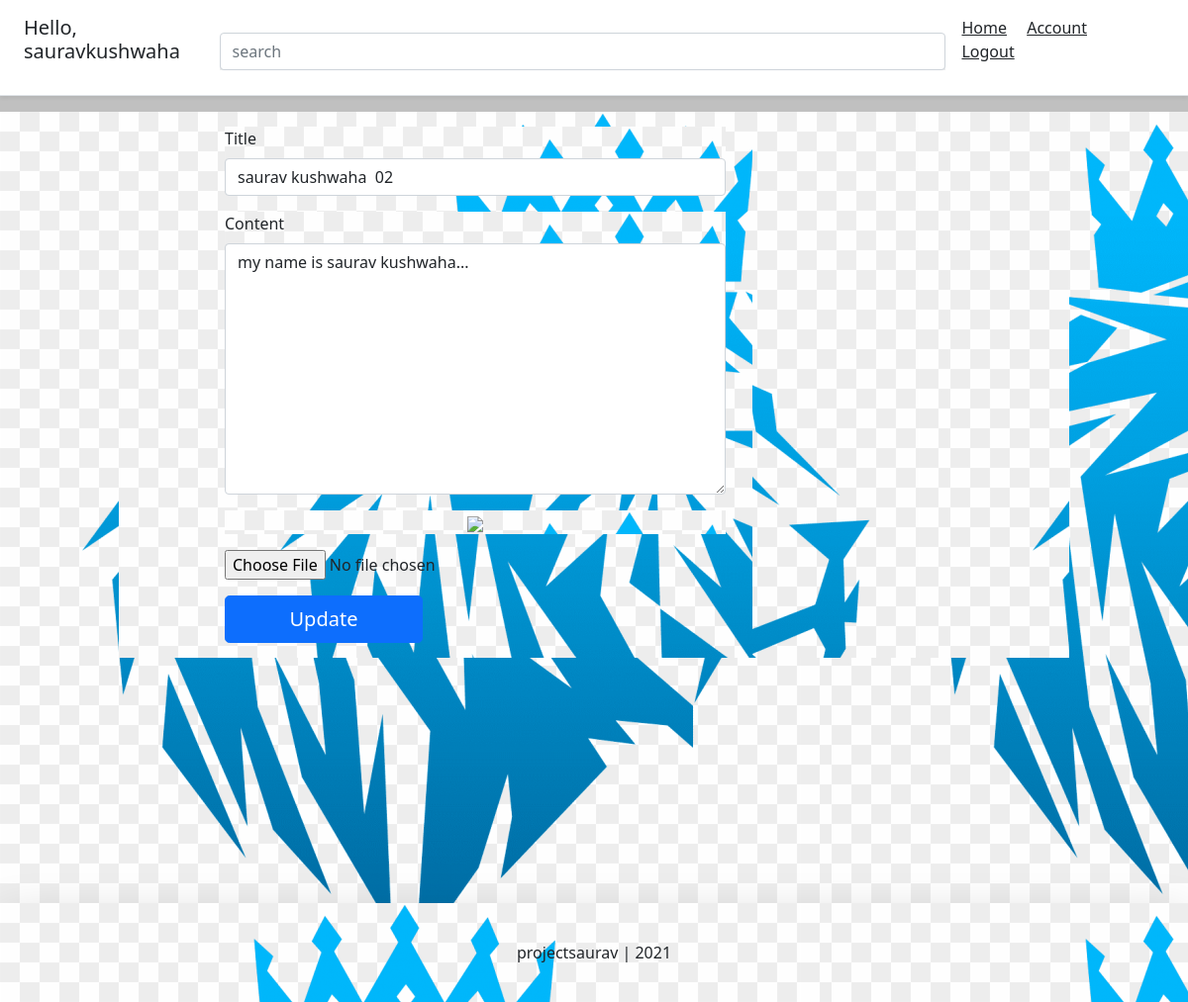
Page /blog/saurav-kushwaha-first-blog-post/edit (signed in) on the committed database.
### account/models.py (models this page shows, shortened)
class Account(AbstractBaseUser):
	email					=models.EmailField(verbose_name="email", max_length=60, unique=True)
	username				=models.CharField(max_length=30, unique=True)
	date_joined				=models.DateTimeField(verbose_name='date_joined', auto_now_add=True)
	last_login				=models.DateTimeField(verbose_name='last_login', auto_now=True)
	is_admin				=models.BooleanField(default=False)
	is_active				=models.BooleanField(default=True)
	is_staff				=models.BooleanField(default=False)
	is_superuser			=models.BooleanField(default=False)
	USERNAME_FIELD ='email'
	REQUIRED_FIELDS =['username',]
	objects = MyAccountManager()

### blog/models.py (models this page shows, shortened)
class BlogPost(models.Model):
	title					=models.CharField(max_length=50, null=False, blank=False)
	body					=models.TextField(max_length=5000, null=False, blank=False)
	image					=models.ImageField(upload_to=upload_location, null=False, blank=False)
	date_published			=models.DateTimeField(auto_now_add=True, verbose_name="date published")
	date_updated			=models.DateTimeField(auto_now=True, verbose_name="date updated")
	author 					=models.ForeignKey(settings.AUTH_USER_MODEL, on_delete=models.CASCADE)
	slug 					=models.SlugField(blank=True, unique=True)

### blog/views.py (the view, shortened to what this page needs)
# urls.py: path('<slug>/edit', edit_blog_view, name="edit"),
def edit_blog_view(request, slug):
	context = {}
	user = request.user
	if not user.is_authenticated:
		return redirect("must_authenticate")
	blog_post = get_object_or_404(BlogPost, slug=slug)
	if blog_post.author != user:
		return HttpResponse('You are not the author of that post.')
	form = UpdateBlogPostForm(
			initial = {
					"title": blog_post.title,
					"body": blog_post.body,
					"image": blog_post.image,
			}
		)
	context['form'] = form
	return render(request, 'blog/edit_blog.html', context)

### blog/forms.py (shortened to what this page needs)
class UpdateBlogPostForm(forms.ModelForm):
	class Meta:
		model = BlogPost
		fields = ['title', 'body', 'image']

### blog/templates/blog/edit_blog.html (shortened to what this page needs)
{% extends 'base.html' %}
{% block content %}
<div class="container">
	<div class="row">
		<div class="col-lg-7 offset-lg-1">
			<form class="create-form" method="post" enctype="multipart/form-data">{% csrf_token %}
				<div class="form-group">
					<label for="id_title">Title</label>
					<input class="form-control" type="text" name="title" id="id_title" placeholder="Title" value="{{form.initial.title}}" required autofocus>
				</div>
				<div class="form-group">
					<label for="id_body">Content</label>
					<textarea class="form-control" rows="10" type="text" name="body" id="id_body" placeholder="This blog is about..."
					required>{{form.initial.body}}</textarea>
				</div>
				<div class="form-group image-group" id="id_image_group">
				</div>
				<input type="file" name="image" id="id_image_file" accept="image/*" onchange="readURL(this)">
				<button class="submit-button btn btn-lg btn-primary btn-block" type="submit">Update</button>
			</form>
		</div>
	</div>
</div>
{% endblock content %}

### templates/snippets/header.html (shortened to what this page needs)
<link href="https://cdn.jsdelivr.net/npm/bootstrap@5.0.0-beta2/dist/css/bootstrap.min.css" rel="stylesheet">
<header class="d-flex flex-column flex-md-row align-items-center p-3 px-md-4 mb-3 bg-body border-bottom shadow-sm">
  <h5 class="h5 my-0 me-md-auto fw-normal">
  	{% if request.user.is_authenticated %}
  	<p>Hello, {{request.user.username}}</p>
  	{% endif %}
  </h5>
  <div class="search-bar mt-sm-2 mr-2">
  	<from method="get">
		  <input type="text" class="form-control" name="q" id="id_q" placeholder="search">
  	</from>
  </div>
  <nav class="my-2 my-md-0 me-md-3">
  	{% if request.user.is_authenticated %}
    <p><a class="p-2 text-dark" href="{% url 'home' %}">Home</a>
		<a class="p-2 text-dark" href="{% url 'account' %}">Account</a>
		<a class="p-2 text-dark" href="{% url 'logout' %}">Logout</a></p>
	{% else %}
		<a class="p-2 text-dark" href="{% url 'home' %}">Home</a>
		<a class="p-2 text-dark"href="{% url 'login' %}">Login</a></p>
		<a class="btn btn-outline-primary" href="{% url 'register' %}">Register</a>
	{% endif %}
  </nav>
</header>

### templates/snippets/header.html (style rules this page uses)
html { font-size: 14px; }
@media (min-width: 768px) { html { font-size: 16px; } }
.container { max-width: 960px; }
.search-bar { width: 70%; }
form { width: 100%; }

### templates/snippets/base_css.html (style rules this page uses)
body { background-color: #c0c0c0; }
div { background-image: url('sau.png'); }

### blog/templates/blog/edit_blog.html (style rules this page uses)
.create-form { width: 100%; max-width: 100%; padding: 15px; margin: auto; }
.submit-button { max-width: 200px; }
.image-group { position: relative; text-align: center; cursor:pointer; }

### rows in the picture
Account: user.username "sauravkushwaha"
BlogPost: title "saurav kushwaha 02", body "my name is saurav kushwaha..."
